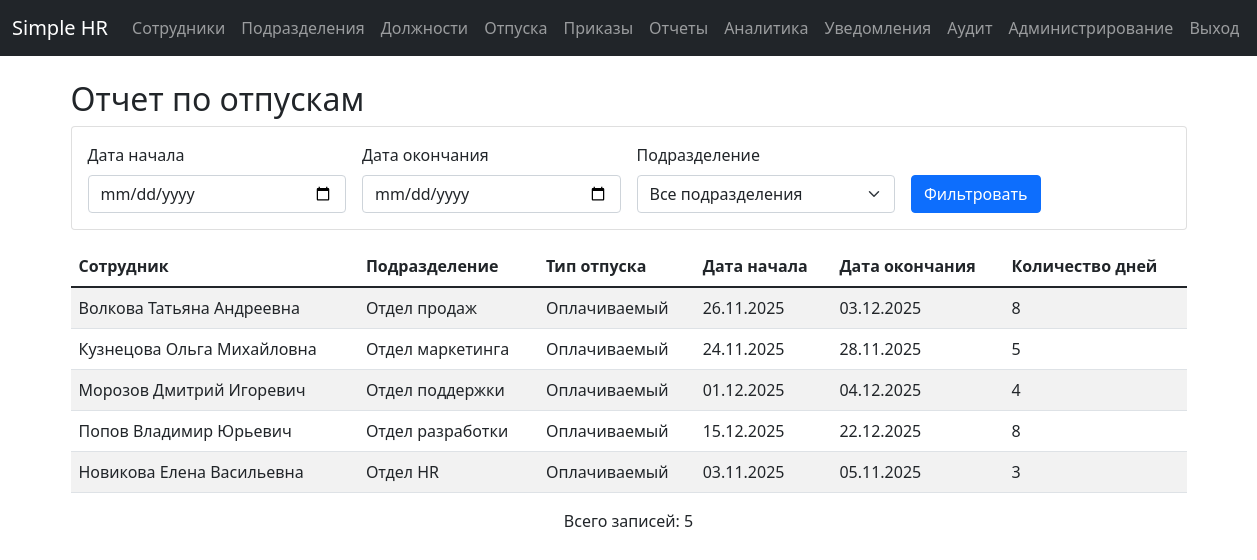
The app's page /reports/?type=vacations (signed in), older data.
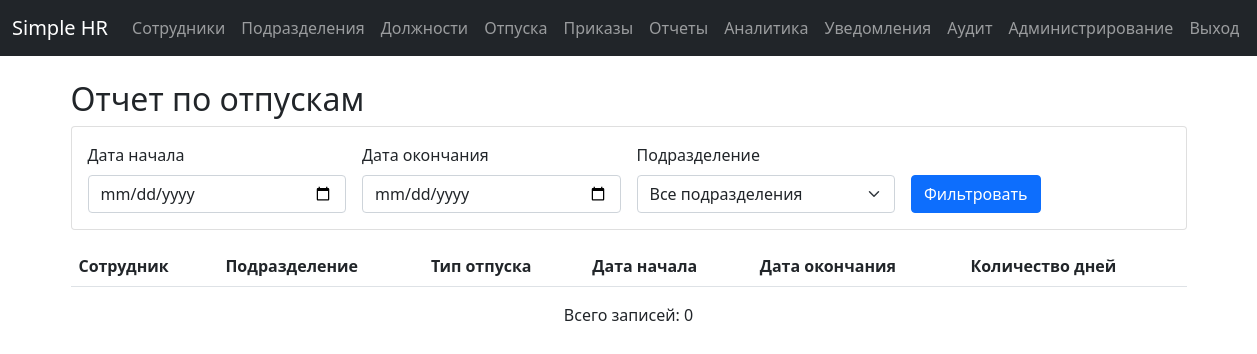
The same page, newer data.
### app/models.py (models this page shows)
class Vacation(db.Model):
    id = db.Column(db.Integer, primary_key=True)
    employee_id = db.Column(db.Integer, db.ForeignKey('employee.id'), nullable=False, index=True)
    start_date = db.Column(db.Date, nullable=False, index=True)
    end_date = db.Column(db.Date, nullable=False, index=True)
    type = db.Column(db.String(20), nullable=False, index=True)  # paid, unpaid, sick
    employee = db.relationship('Employee', backref=db.backref('vacations', lazy=True))
    __table_args__ = (
        db.Index('idx_vacation_employee_dates', 'employee_id', 'start_date', 'end_date'),
        db.Index('idx_vacation_dates_type', 'start_date', 'end_date', 'type'),
    )

class Employee(db.Model):
    id = db.Column(db.Integer, primary_key=True)
    full_name = db.Column(db.String(150), nullable=False, index=True)
    email = db.Column(db.String(120), unique=True, nullable=False, index=True)
    employee_id = db.Column(db.String(50), unique=True, nullable=False, index=True)  # табельный номер
    hire_date = db.Column(db.Date, nullable=False, index=True)
    status = db.Column(db.String(20), default='active', index=True)  # active, dismissed
    department_id = db.Column(db.Integer, db.ForeignKey('department.id'), nullable=False, index=True)
    position_id = db.Column(db.Integer, db.ForeignKey('position.id'), nullable=False, index=True)
    __table_args__ = (
        db.Index('idx_employee_status_department', 'status', 'department_id'),
        db.Index('idx_employee_hire_date_status', 'hire_date', 'status'),
    )

class Department(db.Model):
    id = db.Column(db.Integer, primary_key=True)
    name = db.Column(db.String(100), unique=True, nullable=False, index=True)
    employees = db.relationship('Employee', backref='department', lazy=True)

### app/routes/reports.py (the view, shortened to what this page needs)
@bp.route('/')
@login_required
@reports_access_required
def generate_report():
    try:
        report_type = request.args.get('type', 'index')
        if report_type == 'index':
            return render_template('reports/index.html')
        department_id = request.args.get('department_id', type=int)
        start_date = request.args.get('start_date')
        end_date = request.args.get('end_date')
        query = db.session.query(Employee)
        if department_id:
            query = query.filter(Employee.department_id == department_id)
        if report_type == 'employees':
            employees = query.all()
            departments = Department.query.all()
            return render_template('reports/employees.html', employees=employees, departments=departments, selected_department=department_id)
        elif report_type == 'vacations':
            vacation_query = Vacation.query
            if start_date:
                vacation_query = vacation_query.filter(Vacation.start_date >= datetime.strptime(start_date, '%Y-%m-%d').date())
            if end_date:
                vacation_query = vacation_query.filter(Vacation.end_date <= datetime.strptime(end_date, '%Y-%m-%d').date())
            vacations = vacation_query.all()
            departments = Department.query.all()
            return render_template('reports/vacations.html', vacations=vacations, departments=departments,
                                 selected_department=department_id, start_date=start_date, end_date=end_date)
        elif report_type == 'departments':
            departments = Department.query.all()
            return render_template('reports/departments.html', departments=departments)
        elif report_type == 'employee_statistics':
            stats = get_employee_statistics()
            return render_template('reports/statistics.html', **stats)
        elif report_type == 'vacation_statistics':
            stats = get_vacation_statistics()
            return render_template('reports/vacation_statistics.html', **stats)
        elif report_type == 'hiring_report':
            period_months = request.args.get('period_months', type=int)
            hiring_data = None
            if period_months:
                hiring_data = generate_hiring_report(period_months)
            return render_template('reports/hiring.html', hiring_data=hiring_data, period_months=period_months or 12)
        elif report_type == 'detailed_employee_report':
            report_data = generate_employee_report()
            return render_template('reports/detailed_employees.html', report_data=report_data)
        elif report_type == 'department_report':
            report_data = generate_department_report()
            return render_template('reports/department_report.html', report_data=report_data)
        elif report_type == 'performance_report':
            report_data = generate_performance_report()
            return render_template('reports/performance.html', report_data=report_data)
        elif report_type == 'salary_report':
            report_data = generate_salary_report()
            return render_template('reports/salary.html', report_data=report_data)
        else:
            flash('Неверный тип отчета')
            return redirect(url_for('reports.generate_report'))
    except Exception as e:
        logger.error(f"Error in generate_report: {str(e)}")
        flash('Ошибка при генерации отчета')
        return redirect(url_for('reports.generate_report'))

### app/models.py (called while the page is built)
    def can_access_reports(self):
        return self.role in ['admin', 'hr']

### app/templates/reports/vacations.html (shortened to what this page needs)
{% extends "base.html" %}
{% block content %}
<h2>Отчет по отпускам</h2>
<div class="card mb-3">
    <div class="card-body">
        <form method="GET" class="row g-3">
            <div class="col-md-3">
                <label for="start_date" class="form-label">Дата начала</label>
                <input type="date" class="form-control" id="start_date" name="start_date" value="{{ start_date or '' }}">
            </div>
            <div class="col-md-3">
                <label for="end_date" class="form-label">Дата окончания</label>
                <input type="date" class="form-control" id="end_date" name="end_date" value="{{ end_date or '' }}">
            </div>
            <div class="col-md-3">
                <label for="department_id" class="form-label">Подразделение</label>
                <select class="form-select" id="department_id" name="department_id">
                    <option value="">Все подразделения</option>
                </select>
            </div>
            <div class="col-md-3 d-flex align-items-end">
                <button type="submit" class="btn btn-primary">Фильтровать</button>
            </div>
        </form>
    </div>
</div>
<table class="table table-striped">
    <thead>
        <tr>
            <th>Сотрудник</th>
            <th>Подразделение</th>
            <th>Тип отпуска</th>
            <th>Дата начала</th>
            <th>Дата окончания</th>
            <th>Количество дней</th>
        </tr>
    </thead>
    <tbody>
        {% for vacation in vacations %}
        <tr>
            <td>{{ vacation.employee.full_name }}</td>
            <td>{{ vacation.employee.department.name }}</td>
            <td>
                {% if vacation.type == 'paid' %}Оплачиваемый
                {% elif vacation.type == 'unpaid' %}Неоплачиваемый
                {% elif vacation.type == 'sick' %}Больничный
                {% endif %}
            </td>
            <td>{{ vacation.start_date.strftime('%d.%m.%Y') }}</td>
            <td>{{ vacation.end_date.strftime('%d.%m.%Y') }}</td>
            <td>{{ (vacation.end_date - vacation.start_date).days + 1 }}</td>
        </tr>
        {% endfor %}
    </tbody>
</table>
<p class="text-center">Всего записей: {{ vacations|length }}</p>
{% endblock %}

Row changes from the older to the newer data that the page shows:
removed Vacation: employee.full_name "Волкова Татьяна Андреевна", employee.department.name "Отдел продаж", type "Оплачиваемый", start_date "26.11.2025", end_date "03.12.2025", (vacation.end_date-vacation.start_date).days+1 "8"
removed Vacation: employee.full_name "Кузнецова Ольга Михайловна", employee.department.name "Отдел маркетинга", type "Оплачиваемый", start_date "24.11.2025", end_date "28.11.2025", (vacation.end_date-vacation.start_date).days+1 "5"
removed Vacation: employee.full_name "Морозов Дмитрий Игоревич", employee.department.name "Отдел поддержки", type "Оплачиваемый", start_date "01.12.2025", end_date "04.12.2025", (vacation.end_date-vacation.start_date).days+1 "4"
removed Vacation: employee.full_name "Попов Владимир Юрьевич", employee.department.name "Отдел разработки", type "Оплачиваемый", start_date "15.12.2025", end_date "22.12.2025", (vacation.end_date-vacation.start_date).days+1 "8"
removed Vacation: employee.full_name "Новикова Елена Васильевна", employee.department.name "Отдел HR", type "Оплачиваемый", start_date "03.11.2025", end_date "05.11.2025", (vacation.end_date-vacation.start_date).days+1 "3"
Text that changed along with them:
{{ vacations|length }}: "5" → "0"
